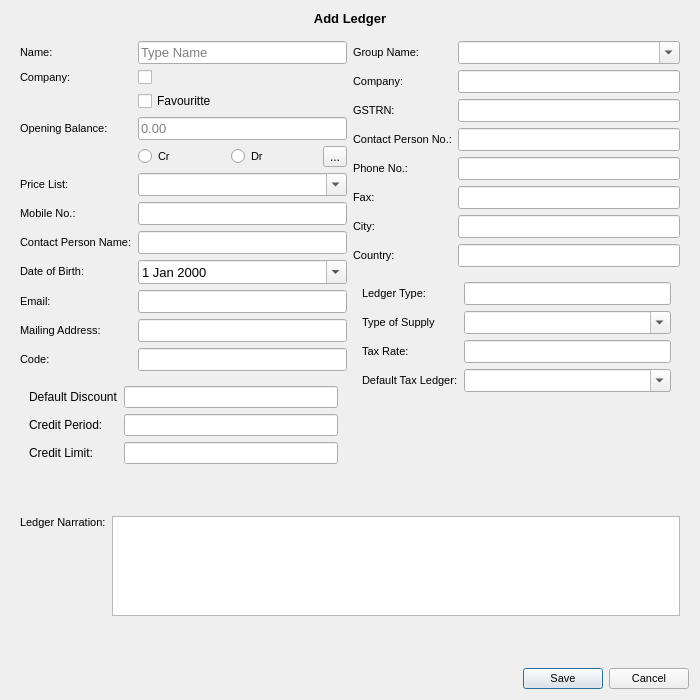
<?xml version="1.0" encoding="UTF-8"?>
<ui version="4.0">
 <class>addLedger</class>
 <widget class="QWidget" name="addLedger">
  <property name="geometry">
   <rect>
    <x>0</x>
    <y>0</y>
    <width>700</width>
    <height>700</height>
   </rect>
  </property>
  <property name="font">
   <font>
    <weight>50</weight>
    <bold>false</bold>
   </font>
  </property>
  <property name="windowTitle">
   <string>Form</string>
  </property>
  <layout class="QVBoxLayout" name="verticalLayout_2">
   <item>
    <widget class="QLabel" name="titleLabel">
     <property name="sizePolicy">
      <sizepolicy hsizetype="Preferred" vsizetype="Fixed">
       <horstretch>0</horstretch>
       <verstretch>0</verstretch>
      </sizepolicy>
     </property>
     <property name="font">
      <font>
       <pointsize>10</pointsize>
       <weight>75</weight>
       <bold>true</bold>
      </font>
     </property>
     <property name="text">
      <string>Add Ledger</string>
     </property>
     <property name="alignment">
      <set>Qt::AlignCenter</set>
     </property>
    </widget>
   </item>
   <item>
    <widget class="QWidget" name="ledgerWidget" native="true">
     <layout class="QVBoxLayout" name="verticalLayout_4">
      <item>
       <layout class="QHBoxLayout" name="horizontalLayout_2">
        <item>
         <layout class="QVBoxLayout" name="verticalLayout_3">
          <item>
           <layout class="QFormLayout" name="formLayout">
            <item row="0" column="0">
             <widget class="QLabel" name="ledgerNameLabel">
              <property name="font">
               <font>
                <pointsize>8</pointsize>
                <weight>50</weight>
                <bold>false</bold>
               </font>
              </property>
              <property name="text">
               <string>Name:</string>
              </property>
             </widget>
            </item>
            <item row="0" column="1">
             <widget class="QLineEdit" name="ledgerNameLineEdit">
              <property name="minimumSize">
               <size>
                <width>0</width>
                <height>0</height>
               </size>
              </property>
              <property name="font">
               <font>
                <pointsize>10</pointsize>
               </font>
              </property>
              <property name="placeholderText">
               <string>Type Name</string>
              </property>
             </widget>
            </item>
            <item row="1" column="0">
             <widget class="QLabel" name="isInndividualLabel">
              <property name="font">
               <font>
                <pointsize>8</pointsize>
                <weight>50</weight>
                <bold>false</bold>
               </font>
              </property>
              <property name="text">
               <string>Company:</string>
              </property>
             </widget>
            </item>
            <item row="1" column="1">
             <widget class="QCheckBox" name="isCompany">
              <property name="sizePolicy">
               <sizepolicy hsizetype="Minimum" vsizetype="Fixed">
                <horstretch>0</horstretch>
                <verstretch>0</verstretch>
               </sizepolicy>
              </property>
              <property name="minimumSize">
               <size>
                <width>0</width>
                <height>0</height>
               </size>
              </property>
              <property name="font">
               <font>
                <pointsize>10</pointsize>
               </font>
              </property>
              <property name="text">
               <string/>
              </property>
             </widget>
            </item>
            <item row="3" column="0">
             <widget class="QLabel" name="openingBalanceLabel">
              <property name="font">
               <font>
                <pointsize>8</pointsize>
                <weight>50</weight>
                <bold>false</bold>
               </font>
              </property>
              <property name="text">
               <string>Opening Balance:</string>
              </property>
             </widget>
            </item>
            <item row="3" column="1">
             <widget class="QLineEdit" name="openingBalanceLineEdit">
              <property name="minimumSize">
               <size>
                <width>0</width>
                <height>0</height>
               </size>
              </property>
              <property name="font">
               <font>
                <pointsize>10</pointsize>
               </font>
              </property>
              <property name="placeholderText">
               <string>0.00</string>
              </property>
             </widget>
            </item>
            <item row="4" column="1">
             <layout class="QHBoxLayout" name="horizontalLayout">
              <item>
               <widget class="QRadioButton" name="crRadioButton">
                <property name="font">
                 <font>
                  <pointsize>8</pointsize>
                  <weight>50</weight>
                  <bold>false</bold>
                 </font>
                </property>
                <property name="text">
                 <string>Cr</string>
                </property>
               </widget>
              </item>
              <item>
               <widget class="QRadioButton" name="drRadioButton">
                <property name="font">
                 <font>
                  <pointsize>8</pointsize>
                  <weight>50</weight>
                  <bold>false</bold>
                 </font>
                </property>
                <property name="text">
                 <string>Dr</string>
                </property>
               </widget>
              </item>
              <item>
               <widget class="QToolButton" name="billwiseToolButton">
                <property name="text">
                 <string>...</string>
                </property>
               </widget>
              </item>
             </layout>
            </item>
            <item row="5" column="0">
             <widget class="QLabel" name="priceListLabel">
              <property name="font">
               <font>
                <pointsize>8</pointsize>
                <weight>50</weight>
                <bold>false</bold>
               </font>
              </property>
              <property name="text">
               <string>Price List:</string>
              </property>
             </widget>
            </item>
            <item row="5" column="1">
             <widget class="QComboBox" name="priceListComboBox">
              <property name="minimumSize">
               <size>
                <width>0</width>
                <height>0</height>
               </size>
              </property>
              <property name="font">
               <font>
                <pointsize>10</pointsize>
               </font>
              </property>
              <property name="editable">
               <bool>true</bool>
              </property>
             </widget>
            </item>
            <item row="6" column="0">
             <widget class="QLabel" name="label_2">
              <property name="font">
               <font>
                <pointsize>8</pointsize>
                <weight>50</weight>
                <bold>false</bold>
               </font>
              </property>
              <property name="text">
               <string>Mobile No.:</string>
              </property>
             </widget>
            </item>
            <item row="6" column="1">
             <widget class="QLineEdit" name="mobilNoLineEdit">
              <property name="minimumSize">
               <size>
                <width>0</width>
                <height>0</height>
               </size>
              </property>
              <property name="font">
               <font>
                <pointsize>10</pointsize>
               </font>
              </property>
              <property name="placeholderText">
               <string/>
              </property>
             </widget>
            </item>
            <item row="7" column="0">
             <widget class="QLabel" name="contactPersonNameLabel">
              <property name="font">
               <font>
                <pointsize>8</pointsize>
                <weight>50</weight>
                <bold>false</bold>
               </font>
              </property>
              <property name="text">
               <string>Contact Person Name:</string>
              </property>
             </widget>
            </item>
            <item row="7" column="1">
             <widget class="QLineEdit" name="contactPersonNameLineEdit">
              <property name="minimumSize">
               <size>
                <width>0</width>
                <height>0</height>
               </size>
              </property>
              <property name="font">
               <font>
                <pointsize>10</pointsize>
               </font>
              </property>
             </widget>
            </item>
            <item row="8" column="0">
             <widget class="QLabel" name="dateOfBirthLabel">
              <property name="font">
               <font>
                <pointsize>8</pointsize>
                <weight>50</weight>
                <bold>false</bold>
               </font>
              </property>
              <property name="text">
               <string>Date of Birth:</string>
              </property>
             </widget>
            </item>
            <item row="8" column="1">
             <widget class="QDateEdit" name="dateOfBirthDateEdit">
              <property name="minimumSize">
               <size>
                <width>0</width>
                <height>0</height>
               </size>
              </property>
              <property name="font">
               <font>
                <pointsize>10</pointsize>
               </font>
              </property>
              <property name="calendarPopup">
               <bool>true</bool>
              </property>
             </widget>
            </item>
            <item row="9" column="0">
             <widget class="QLabel" name="emailLabel">
              <property name="font">
               <font>
                <pointsize>8</pointsize>
                <weight>50</weight>
                <bold>false</bold>
               </font>
              </property>
              <property name="text">
               <string>Email:</string>
              </property>
             </widget>
            </item>
            <item row="9" column="1">
             <widget class="QLineEdit" name="emailLineEdit">
              <property name="minimumSize">
               <size>
                <width>0</width>
                <height>0</height>
               </size>
              </property>
              <property name="font">
               <font>
                <pointsize>10</pointsize>
               </font>
              </property>
             </widget>
            </item>
            <item row="10" column="0">
             <widget class="QLabel" name="mailingAddressLabel">
              <property name="font">
               <font>
                <pointsize>8</pointsize>
                <weight>50</weight>
                <bold>false</bold>
               </font>
              </property>
              <property name="text">
               <string>Mailing Address:</string>
              </property>
             </widget>
            </item>
            <item row="10" column="1">
             <widget class="QLineEdit" name="mailingAddressLineEdit">
              <property name="minimumSize">
               <size>
                <width>0</width>
                <height>0</height>
               </size>
              </property>
              <property name="font">
               <font>
                <pointsize>10</pointsize>
               </font>
              </property>
             </widget>
            </item>
            <item row="11" column="0">
             <widget class="QLabel" name="postCodeLabel">
              <property name="font">
               <font>
                <pointsize>8</pointsize>
                <weight>50</weight>
                <bold>false</bold>
               </font>
              </property>
              <property name="text">
               <string>Code:</string>
              </property>
             </widget>
            </item>
            <item row="11" column="1">
             <widget class="QLineEdit" name="postCodeLineEdit">
              <property name="minimumSize">
               <size>
                <width>0</width>
                <height>0</height>
               </size>
              </property>
              <property name="font">
               <font>
                <pointsize>10</pointsize>
               </font>
              </property>
             </widget>
            </item>
            <item row="2" column="1">
             <widget class="QCheckBox" name="isFavourite">
              <property name="text">
               <string>Favouritte</string>
              </property>
             </widget>
            </item>
           </layout>
          </item>
          <item>
           <widget class="QWidget" name="creditWidget" native="true">
            <layout class="QFormLayout" name="formLayout_5">
             <item row="1" column="0">
              <widget class="QLabel" name="creditPeriodLabel">
               <property name="text">
                <string>Credit Period:</string>
               </property>
              </widget>
             </item>
             <item row="1" column="1">
              <widget class="QLineEdit" name="creditPeriodLineEdit"/>
             </item>
             <item row="2" column="0">
              <widget class="QLabel" name="creditLimitLabel">
               <property name="text">
                <string>Credit Limit:</string>
               </property>
              </widget>
             </item>
             <item row="2" column="1">
              <widget class="QLineEdit" name="creditLimitLineEdit"/>
             </item>
             <item row="0" column="0">
              <widget class="QLabel" name="label_5">
               <property name="text">
                <string>Default Discount</string>
               </property>
              </widget>
             </item>
             <item row="0" column="1">
              <widget class="QLineEdit" name="defDiscount"/>
             </item>
            </layout>
           </widget>
          </item>
         </layout>
        </item>
        <item>
         <layout class="QVBoxLayout" name="verticalLayout">
          <item>
           <layout class="QFormLayout" name="formLayout_4">
            <item row="0" column="0">
             <widget class="QLabel" name="groupNameLabel">
              <property name="font">
               <font>
                <pointsize>8</pointsize>
                <weight>50</weight>
                <bold>false</bold>
               </font>
              </property>
              <property name="text">
               <string>Group Name:</string>
              </property>
             </widget>
            </item>
            <item row="0" column="1">
             <widget class="QComboBox" name="groupNameComboBox">
              <property name="minimumSize">
               <size>
                <width>0</width>
                <height>0</height>
               </size>
              </property>
              <property name="font">
               <font>
                <pointsize>10</pointsize>
               </font>
              </property>
              <property name="editable">
               <bool>true</bool>
              </property>
             </widget>
            </item>
            <item row="1" column="0">
             <widget class="QLabel" name="companyLabel">
              <property name="font">
               <font>
                <pointsize>8</pointsize>
                <weight>50</weight>
                <bold>false</bold>
               </font>
              </property>
              <property name="text">
               <string>Company:</string>
              </property>
             </widget>
            </item>
            <item row="1" column="1">
             <widget class="QLineEdit" name="companyLineEdit">
              <property name="minimumSize">
               <size>
                <width>0</width>
                <height>0</height>
               </size>
              </property>
              <property name="font">
               <font>
                <pointsize>10</pointsize>
               </font>
              </property>
             </widget>
            </item>
            <item row="2" column="0">
             <widget class="QLabel" name="label_3">
              <property name="font">
               <font>
                <pointsize>8</pointsize>
                <weight>50</weight>
                <bold>false</bold>
               </font>
              </property>
              <property name="text">
               <string>GSTRN:</string>
              </property>
             </widget>
            </item>
            <item row="2" column="1">
             <widget class="QLineEdit" name="RegistrationLineEdit">
              <property name="minimumSize">
               <size>
                <width>0</width>
                <height>0</height>
               </size>
              </property>
              <property name="font">
               <font>
                <pointsize>10</pointsize>
               </font>
              </property>
             </widget>
            </item>
            <item row="3" column="0">
             <widget class="QLabel" name="contactPersonNoLabel">
              <property name="font">
               <font>
                <pointsize>8</pointsize>
                <weight>50</weight>
                <bold>false</bold>
               </font>
              </property>
              <property name="text">
               <string>Contact Person No.:</string>
              </property>
             </widget>
            </item>
            <item row="3" column="1">
             <widget class="QLineEdit" name="contactPersonNoLineEdit">
              <property name="minimumSize">
               <size>
                <width>0</width>
                <height>0</height>
               </size>
              </property>
              <property name="font">
               <font>
                <pointsize>10</pointsize>
               </font>
              </property>
             </widget>
            </item>
            <item row="4" column="0">
             <widget class="QLabel" name="phoneNoLabel">
              <property name="font">
               <font>
                <pointsize>8</pointsize>
                <weight>50</weight>
                <bold>false</bold>
               </font>
              </property>
              <property name="text">
               <string>Phone No.:</string>
              </property>
             </widget>
            </item>
            <item row="4" column="1">
             <widget class="QLineEdit" name="phoneNoLineEdit">
              <property name="minimumSize">
               <size>
                <width>0</width>
                <height>0</height>
               </size>
              </property>
              <property name="font">
               <font>
                <pointsize>10</pointsize>
               </font>
              </property>
             </widget>
            </item>
            <item row="5" column="0">
             <widget class="QLabel" name="label_4">
              <property name="font">
               <font>
                <pointsize>8</pointsize>
                <weight>50</weight>
                <bold>false</bold>
               </font>
              </property>
              <property name="text">
               <string>Fax:</string>
              </property>
             </widget>
            </item>
            <item row="5" column="1">
             <widget class="QLineEdit" name="faxLineedit">
              <property name="minimumSize">
               <size>
                <width>0</width>
                <height>0</height>
               </size>
              </property>
              <property name="font">
               <font>
                <pointsize>10</pointsize>
               </font>
              </property>
             </widget>
            </item>
            <item row="6" column="0">
             <widget class="QLabel" name="cityLabel">
              <property name="font">
               <font>
                <pointsize>8</pointsize>
                <weight>50</weight>
                <bold>false</bold>
               </font>
              </property>
              <property name="text">
               <string>City:</string>
              </property>
             </widget>
            </item>
            <item row="6" column="1">
             <widget class="QLineEdit" name="cityLineEdit">
              <property name="minimumSize">
               <size>
                <width>0</width>
                <height>0</height>
               </size>
              </property>
              <property name="font">
               <font>
                <pointsize>10</pointsize>
               </font>
              </property>
             </widget>
            </item>
            <item row="7" column="0">
             <widget class="QLabel" name="label">
              <property name="font">
               <font>
                <pointsize>8</pointsize>
                <weight>50</weight>
                <bold>false</bold>
               </font>
              </property>
              <property name="text">
               <string>Country:</string>
              </property>
             </widget>
            </item>
            <item row="7" column="1">
             <widget class="QLineEdit" name="countryLineEdit">
              <property name="minimumSize">
               <size>
                <width>0</width>
                <height>0</height>
               </size>
              </property>
              <property name="font">
               <font>
                <pointsize>10</pointsize>
               </font>
              </property>
             </widget>
            </item>
           </layout>
          </item>
          <item>
           <widget class="QWidget" name="taxWidget" native="true">
            <layout class="QFormLayout" name="formLayout_2">
             <item row="0" column="0">
              <widget class="QLabel" name="ledgerTypeLabel">
               <property name="font">
                <font>
                 <pointsize>8</pointsize>
                 <weight>50</weight>
                 <bold>false</bold>
                </font>
               </property>
               <property name="text">
                <string>Ledger Type:</string>
               </property>
              </widget>
             </item>
             <item row="0" column="1">
              <widget class="QLineEdit" name="ledgerTypeLineEdit">
               <property name="minimumSize">
                <size>
                 <width>0</width>
                 <height>0</height>
                </size>
               </property>
               <property name="font">
                <font>
                 <pointsize>10</pointsize>
                </font>
               </property>
              </widget>
             </item>
             <item row="1" column="0">
              <widget class="QLabel" name="typeOfSupplyLabel">
               <property name="font">
                <font>
                 <pointsize>8</pointsize>
                 <weight>50</weight>
                 <bold>false</bold>
                </font>
               </property>
               <property name="text">
                <string>Type of Supply</string>
               </property>
              </widget>
             </item>
             <item row="1" column="1">
              <widget class="QComboBox" name="typeOfSupplyComboBox">
               <property name="minimumSize">
                <size>
                 <width>0</width>
                 <height>0</height>
                </size>
               </property>
               <property name="font">
                <font>
                 <pointsize>10</pointsize>
                </font>
               </property>
               <property name="editable">
                <bool>true</bool>
               </property>
              </widget>
             </item>
             <item row="2" column="0">
              <widget class="QLabel" name="taxRateLabel">
               <property name="font">
                <font>
                 <pointsize>8</pointsize>
                 <weight>50</weight>
                 <bold>false</bold>
                </font>
               </property>
               <property name="text">
                <string>Tax Rate:</string>
               </property>
              </widget>
             </item>
             <item row="2" column="1">
              <widget class="QLineEdit" name="taxRateLineEdit">
               <property name="minimumSize">
                <size>
                 <width>0</width>
                 <height>0</height>
                </size>
               </property>
               <property name="font">
                <font>
                 <pointsize>10</pointsize>
                </font>
               </property>
              </widget>
             </item>
             <item row="3" column="0">
              <widget class="QLabel" name="defaultTaxLedgerLabel">
               <property name="font">
                <font>
                 <pointsize>8</pointsize>
                 <weight>50</weight>
                 <bold>false</bold>
                </font>
               </property>
               <property name="text">
                <string>Default Tax Ledger:</string>
               </property>
              </widget>
             </item>
             <item row="3" column="1">
              <widget class="QComboBox" name="defaultTaxLedgerComboBox">
               <property name="minimumSize">
                <size>
                 <width>0</width>
                 <height>0</height>
                </size>
               </property>
               <property name="font">
                <font>
                 <pointsize>10</pointsize>
                </font>
               </property>
               <property name="editable">
                <bool>true</bool>
               </property>
              </widget>
             </item>
            </layout>
           </widget>
          </item>
         </layout>
        </item>
       </layout>
      </item>
      <item>
       <layout class="QFormLayout" name="formLayout_3">
        <item row="0" column="0">
         <widget class="QLabel" name="ledgerNarrationLabel">
          <property name="font">
           <font>
            <pointsize>8</pointsize>
            <weight>50</weight>
            <bold>false</bold>
           </font>
          </property>
          <property name="text">
           <string>Ledger Narration:</string>
          </property>
          <property name="alignment">
           <set>Qt::AlignLeading|Qt::AlignLeft|Qt::AlignTop</set>
          </property>
         </widget>
        </item>
        <item row="0" column="1">
         <widget class="QPlainTextEdit" name="ledgerNarrationLineEdit">
          <property name="maximumSize">
           <size>
            <width>16777215</width>
            <height>100</height>
           </size>
          </property>
          <property name="font">
           <font>
            <pointsize>10</pointsize>
           </font>
          </property>
         </widget>
        </item>
       </layout>
      </item>
     </layout>
    </widget>
   </item>
   <item>
    <layout class="QHBoxLayout" name="horizontalLayout_3">
     <item>
      <spacer name="horizontalSpacer">
       <property name="orientation">
        <enum>Qt::Horizontal</enum>
       </property>
       <property name="sizeHint" stdset="0">
        <size>
         <width>0</width>
         <height>0</height>
        </size>
       </property>
      </spacer>
     </item>
     <item>
      <widget class="QDialogButtonBox" name="buttonBox">
       <property name="sizePolicy">
        <sizepolicy hsizetype="Fixed" vsizetype="Fixed">
         <horstretch>0</horstretch>
         <verstretch>0</verstretch>
        </sizepolicy>
       </property>
       <property name="minimumSize">
        <size>
         <width>0</width>
         <height>0</height>
        </size>
       </property>
       <property name="font">
        <font>
         <pointsize>8</pointsize>
         <weight>50</weight>
         <bold>false</bold>
        </font>
       </property>
       <property name="standardButtons">
        <set>QDialogButtonBox::Cancel|QDialogButtonBox::Save</set>
       </property>
      </widget>
     </item>
    </layout>
   </item>
  </layout>
  <zorder>titleLabel</zorder>
  <zorder>ledgerWidget</zorder>
  <zorder></zorder>
 </widget>
 <tabstops>
  <tabstop>ledgerNameLineEdit</tabstop>
  <tabstop>ledgerTypeLineEdit</tabstop>
  <tabstop>isCompany</tabstop>
  <tabstop>groupNameComboBox</tabstop>
  <tabstop>openingBalanceLineEdit</tabstop>
  <tabstop>crRadioButton</tabstop>
  <tabstop>drRadioButton</tabstop>
  <tabstop>priceListComboBox</tabstop>
  <tabstop>mobilNoLineEdit</tabstop>
  <tabstop>RegistrationLineEdit</tabstop>
  <tabstop>contactPersonNameLineEdit</tabstop>
  <tabstop>contactPersonNoLineEdit</tabstop>
  <tabstop>dateOfBirthDateEdit</tabstop>
  <tabstop>phoneNoLineEdit</tabstop>
  <tabstop>emailLineEdit</tabstop>
  <tabstop>mailingAddressLineEdit</tabstop>
  <tabstop>cityLineEdit</tabstop>
  <tabstop>postCodeLineEdit</tabstop>
  <tabstop>countryLineEdit</tabstop>
 </tabstops>
 <resources/>
 <connections/>
</ui>
